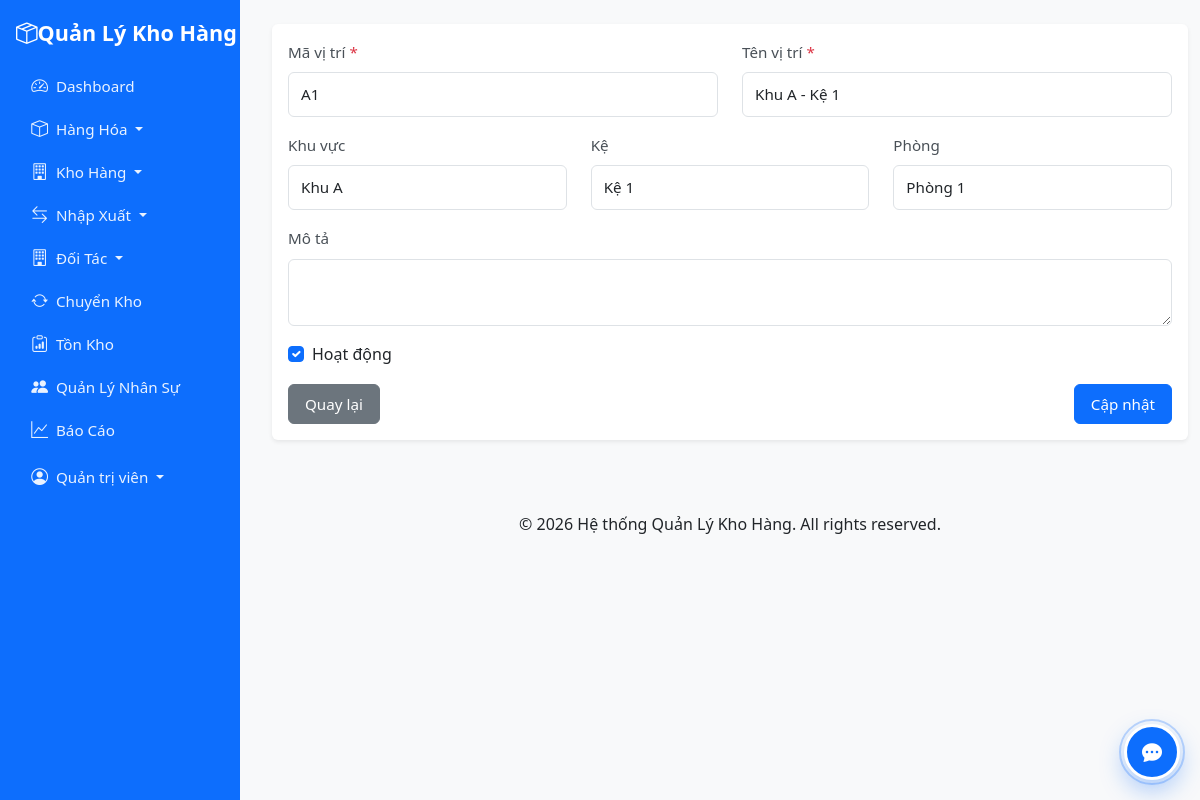
/modules/storage_locations/edit.php?id=1 (signed in), run on the app's committed database.
### tables this page shows
CREATE TABLE `storage_locations` (
  `id` int(11) NOT NULL,
  `warehouse_id` int(11) NOT NULL,
  `code` varchar(50) NOT NULL,
  `name` varchar(100) NOT NULL,
  `area` varchar(100) DEFAULT NULL,
  `shelf` varchar(100) DEFAULT NULL,
  `room` varchar(100) DEFAULT NULL,
  `description` text DEFAULT NULL,
  `status` tinyint(1) DEFAULT 1,
  `created_at` timestamp NOT NULL DEFAULT current_timestamp()
);

### modules/storage_locations/edit.php (the view, shortened to what this page needs)
<?php
$id = $_GET['id'] ?? 0;
$db = getDB();
$stmt = $db->prepare("SELECT * FROM storage_locations WHERE id = ?");
$stmt->execute([$id]);
$location = $stmt->fetch();
include '../../includes/header.php';
?>
<div class="container-fluid mt-4">
    <div class="card">
        <div class="card-body">
            <form method="POST">
                <div class="row">
                    <div class="col-md-6">
                        <div class="mb-3">
                            <label class="form-label">Mã vị trí <span class="text-danger">*</span></label>
                            <input type="text" class="form-control" name="code" required value="<?php echo htmlspecialchars($location['code']); ?>">
                        </div>
                    </div>
                    <div class="col-md-6">
                        <div class="mb-3">
                            <label class="form-label">Tên vị trí <span class="text-danger">*</span></label>
                            <input type="text" class="form-control" name="name" required value="<?php echo htmlspecialchars($location['name']); ?>">
                        </div>
                    </div>
                </div>
                <div class="row">
                    <div class="col-md-4">
                        <div class="mb-3">
                            <label class="form-label">Khu vực</label>
                            <input type="text" class="form-control" name="area" value="<?php echo htmlspecialchars($location['area'] ?? ''); ?>">
                        </div>
                    </div>
                    <div class="col-md-4">
                        <div class="mb-3">
                            <label class="form-label">Kệ</label>
                            <input type="text" class="form-control" name="shelf" value="<?php echo htmlspecialchars($location['shelf'] ?? ''); ?>">
                        </div>
                    </div>
                    <div class="col-md-4">
                        <div class="mb-3">
                            <label class="form-label">Phòng</label>
                            <input type="text" class="form-control" name="room" value="<?php echo htmlspecialchars($location['room'] ?? ''); ?>">
                        </div>
                    </div>
                </div>
                <div class="mb-3">
                    <label class="form-label">Mô tả</label>
                    <textarea class="form-control" name="description" rows="2"><?php echo htmlspecialchars($location['description'] ?? ''); ?></textarea>
                </div>
                <div class="mb-3">
                    <div class="form-check">
                        <input class="form-check-input" type="checkbox" name="status" value="1" <?php echo $location['status'] ? 'checked' : ''; ?>>
                        <label class="form-check-label">Hoạt động</label>
                    </div>
                </div>
                <div class="d-flex justify-content-between">
                    <a href="index.php" class="btn btn-secondary">Quay lại</a>
                    <button type="submit" class="btn btn-primary">Cập nhật</button>
                </div>
            </form>
        </div>
    </div>
</div>
<?php include '../../includes/footer.php'; ?>

### assets/css/style.css (style rules this page uses)
:root { --primary-color: #0d6efd; --secondary-color: #6c757d; --success-color: #198754; --danger-color: #dc3545; --warning-color: #ffc107; --info-color: #0dcaf0; }
body { font-family: 'Segoe UI', Tahoma, Geneva, Verdana, sans-serif; background-color: #f8f9fa; font-size: 1rem; line-height: 1.6; }
@media (min-width: 992px) { body.has-sidebar { padding-left: 260px; } }
.card { border: none; box-shadow: 0 0.125rem 0.25rem rgba(0, 0, 0, 0.075); margin-bottom: 1.5rem; }
.form-label { font-weight: 500; margin-bottom: 0.5rem; }
.btn { font-weight: 500; padding: 0.5rem 1rem; font-size: 0.95rem; }
.form-control, .form-select { font-size: 0.95rem; padding: 0.625rem 0.75rem; }
.form-label { font-weight: 500; margin-bottom: 0.5rem; font-size: 0.95rem; color: #495057; }

### data on the page
storage_locations: code "A1", name "Khu A - Kệ 1", area "Khu A", shelf "Kệ 1", room "Phòng 1", status "☑"

### other printed values
$_SESSION['full_name'] "Quản trị viên"
